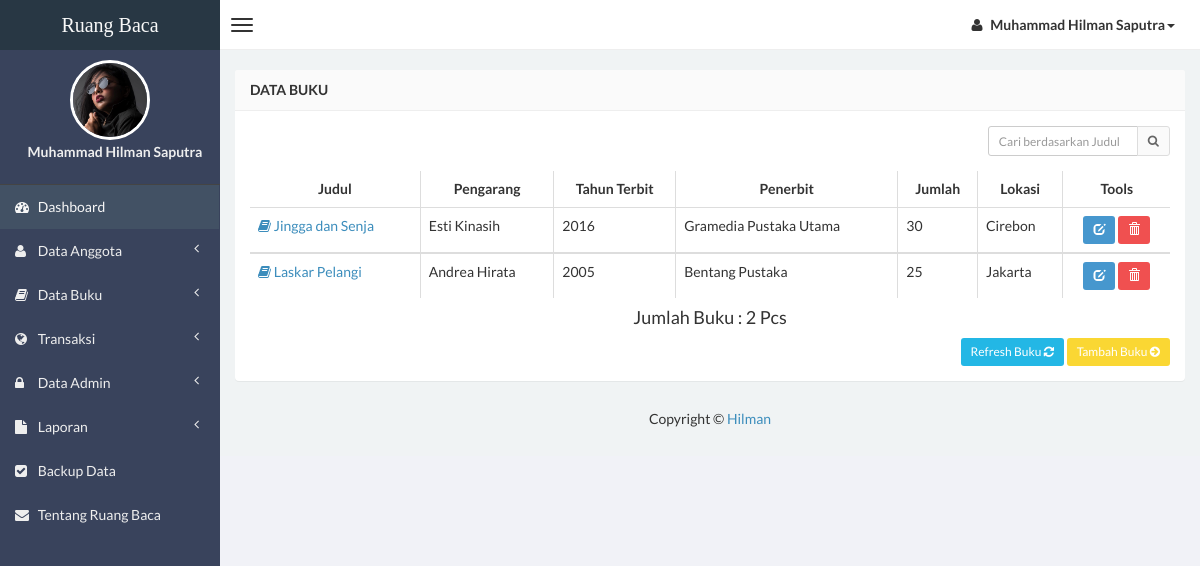
/admin/buku.php (signed in), run on the app's committed database.
### tables this page shows
CREATE TABLE `data_buku` (
  `id` int(5) NOT NULL,
  `judul` varchar(250) NOT NULL,
  `pengarang` varchar(250) NOT NULL,
  `th_terbit` varchar(4) NOT NULL,
  `penerbit` varchar(250) NOT NULL,
  `isbn` varchar(25) NOT NULL,
  `kategori` varchar(50) NOT NULL,
  `kode_klas` varchar(20) NOT NULL,
  `jumlah_buku` int(2) NOT NULL,
  `lokasi` varchar(50) NOT NULL,
  `asal` varchar(50) NOT NULL,
  `jum_temp` int(4) NOT NULL,
  `tgl_input` varchar(75) NOT NULL,
  `gambar` text NOT NULL
);

### admin/buku.php (the view, shortened to what this page needs)
<?php
if (empty($_SESSION['username'])) {
    header('location:../index.php');
} else {
    ?>
<!DOCTYPE html>
<html>
<head>
    <link href="../css/bootstrap.min.css" rel="stylesheet" type="text/css" />
    <link href="../css/font-awesome.min.css" rel="stylesheet" type="text/css" />
    <link href="../css/ionicons.min.css" rel="stylesheet" type="text/css" />
    <link href="../css/morris/morris.css" rel="stylesheet" type="text/css" />
    <link href="../css/jvectormap/jquery-jvectormap-1.2.2.css" rel="stylesheet" type="text/css" />
    <link href="../css/datepicker/datepicker3.css" rel="stylesheet" type="text/css" />
    <link href="../css/daterangepicker/daterangepicker-bs3.css" rel="stylesheet" type="text/css" />
    <link href="../css/iCheck/all.css" rel="stylesheet" type="text/css" />
    <link href="../css/style.css" rel="stylesheet" type="text/css" />
      </head>
      <body class="skin-black">
        <header class="header">
            <a href="index.php" class="logo">
                Ruang Baca
            </a>
            <nav class="navbar navbar-static-top" role="navigation">
                <a href="#" class="navbar-btn sidebar-toggle" data-toggle="offcanvas" role="button">
                    <span class="icon-bar"></span>
                    <span class="icon-bar"></span>
                    <span class="icon-bar"></span>
                </a>
                <div class="navbar-right">
                    <ul class="nav navbar-nav">
                        <li class="dropdown user user-menu">
                            <a href="#" class="dropdown-toggle" data-toggle="dropdown">
                                <i class="fa fa-user"></i>
                                <span>Muhammad Hilman Saputra<i class="caret"></i></span>
                            </a>
                                </li>
                            </ul>
                        </div>
                    </nav>
                </header>
<?php }?>
                <div class="wrapper row-offcanvas row-offcanvas-left">
                    <aside class="left-side sidebar-offcanvas">
                        <section class="sidebar">
                            <div class="user-panel">
                                <div>
                                    <center><img src="<?php echo $_SESSION['gambar']; ?>" height="80" width="80" class="img-circle" alt="User Image" style="border: 3px solid white;" /></center>
                                </div>
                                <div class="info">
                                    <center><p>Muhammad Hilman Saputra</p></center>
                                </div>
                            </div>
                            <?php include "menu.php";?>
                        </section>
                    </aside>
                    <aside class="right-side">
                <section class="content">
                    <div class="row">
                        <div class="col-xs-12">
                            <div class="panel">
                                <header class="panel-heading">
                                    <b>Data Buku</b>
                                </header>
                                <div class="panel-body table-responsive">
                                    <div class="box-tools m-b-15">
                                    <form action="buku.php" method="POST">
                                        <div class="input-group">
                                        <input type='text' class="form-control input-sm pull-right" style="width: 150px;"  name='qcari' placeholder='Cari berdasarkan Judul' required />
                                            <div class="input-group-btn">
                                                <button class="btn btn-sm btn-default" type="submit"><i class="fa fa-search"></i></button>
                                            </div>
                                        </div>
                                    </form>
                                    </div>
                                    <?php
$query1 = "select * from data_buku";
$tampil = mysqli_query($conn, $query1) or die(mysqli_error());
?>
                                    <table id="example" class="table table-hover table-bordered">
                  <thead>
                      <tr>
                        <th><center>Judul </center></th>
                        <th><center>Pengarang </center></th>
                        <th><center>Tahun Terbit </center></th>
                        <th><center>Penerbit </center></th>
                        <th><center>Jumlah </center></th>
                        <th><center>Lokasi </center></th>
                        <th><center>Tools</center></th>
                      </tr>
                  </thead>
                     <?php while ($data = mysqli_fetch_array($tampil)) {?>
                    <tbody>
                    <tr>
                    <td><a href="detail-buku.php?hal=edit&kd=<?php echo $data['id']; ?>"><span class="fa fa-book"></span> <?php echo $data['judul']; ?></a></td>
                    <td><?php echo $data['pengarang']; ?></td>
                    <td><?php echo $data['th_terbit']; ?></td>
                    <td><?php echo $data['penerbit']; ?></td>
                    <td><?php echo $data['jumlah_buku']; ?></td>
                    <td><?php echo $data['lokasi']; ?></td>
                    <td><center><div id="thanks"><a class="btn btn-sm btn-primary" data-placement="bottom" data-toggle="tooltip" title="Edit Buku" href="edit-buku.php?hal=edit&kd=<?php echo $data['id']; ?>"><span class="glyphicon glyphicon-edit"></span></a>
                    <a onclick="return confirm ('Yakin hapus <?php echo $data['judul']; ?>.?');" class="btn btn-sm btn-danger tooltips" data-placement="bottom" data-toggle="tooltip" title="Hapus Buku" href="hapus-buku.php?hal=hapus&kd=<?php echo $data['id']; ?>"><span class="glyphicon glyphicon-trash"></a></center></td></tr></div>
                    <?php
}
?>
                  <?php $tampil = mysqli_query($conn, "select * from data_buku order by id");
$buku = mysqli_num_rows($tampil);
?>
                  <center><h4>Jumlah Buku : <?php echo "$buku"; ?> Pcs </h4> </center>
                <div class="text-right" style="margin-top: 10px;">
                 <a href="buku.php" class="btn btn-sm btn-info">Refresh Buku <i class="fa fa-refresh"></i></a> <a href="input-buku.php" class="btn btn-sm btn-warning">Tambah Buku <i class="fa fa-arrow-circle-right"></i></a>
                </div>
                                </div>
                            </div>
                        </div>
              <center><h5 class="form-signin">Copyright &copy; <a href="#" data-toggle="modal" data-target="#contact">Hilman</a></h5></center>
</body>
</html>

### data on the page
data_buku: judul "Jingga dan Senja", pengarang "Esti Kinasih", th_terbit "2016", penerbit "Gramedia Pustaka Utama", jumlah_buku "30", lokasi "Cirebon"
data_buku: judul "Laskar Pelangi", pengarang "Andrea Hirata", th_terbit "2005", penerbit "Bentang Pustaka", jumlah_buku "25", lokasi "Jakarta"

### other printed values
$buku "2"
